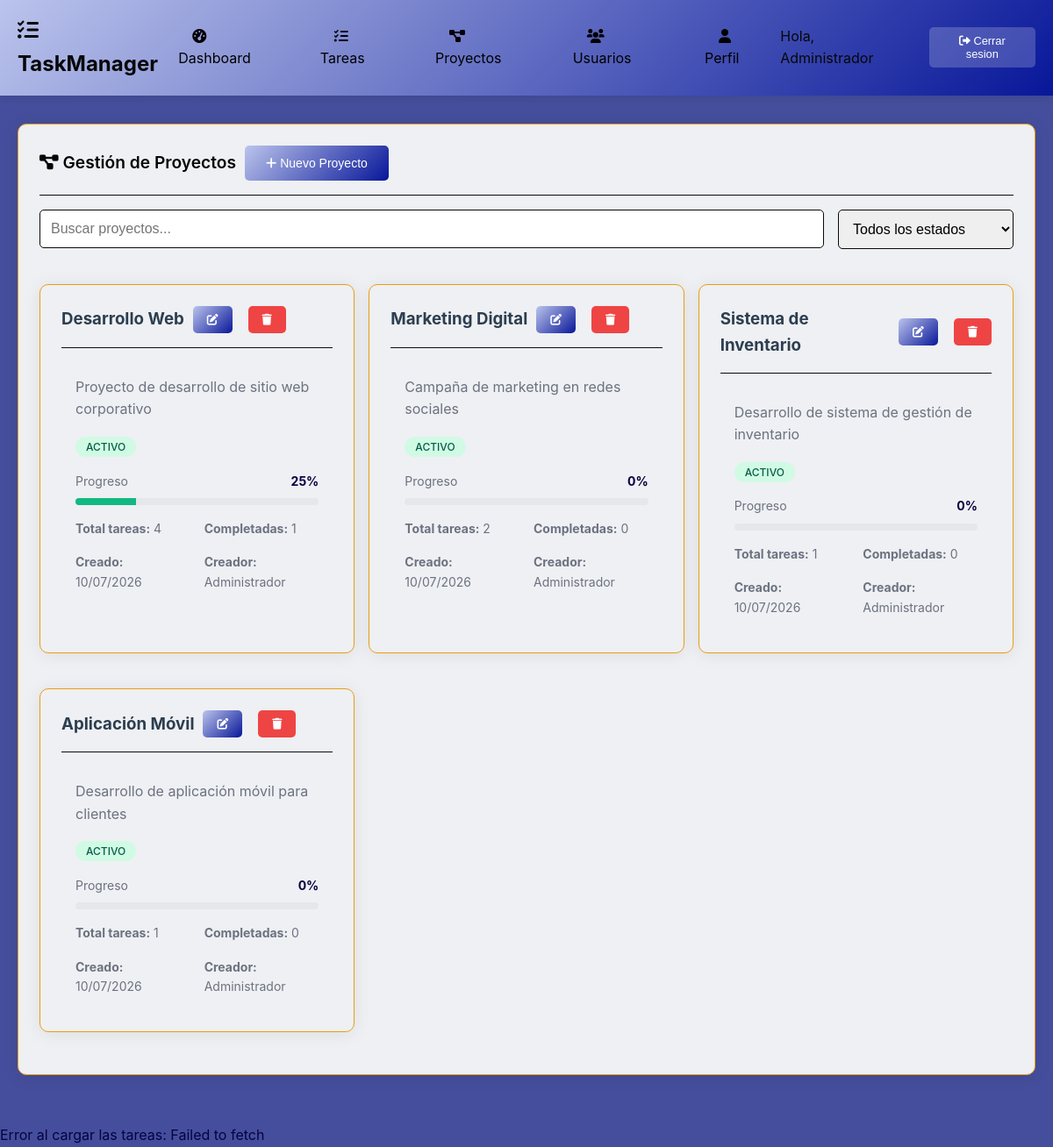
Screenshot of /pages/projects.php (signed in) with the database file from the repository.
### tables this page shows
CREATE TABLE projects (
    id INT PRIMARY KEY AUTO_INCREMENT,
    name VARCHAR(100) NOT NULL,
    description TEXT,
    status ENUM('active', 'completed', 'on_hold') DEFAULT 'active',
    created_by INT,
    created_at TIMESTAMP DEFAULT CURRENT_TIMESTAMP,
    updated_at TIMESTAMP DEFAULT CURRENT_TIMESTAMP ON UPDATE CURRENT_TIMESTAMP,
    FOREIGN KEY (created_by) REFERENCES users(id),
    UNIQUE KEY unique_project_name (name)
);

CREATE TABLE users (
    id INT PRIMARY KEY AUTO_INCREMENT,
    username VARCHAR(50) UNIQUE NOT NULL,
    email VARCHAR(100) UNIQUE NOT NULL,
    password VARCHAR(255) NOT NULL,
    full_name VARCHAR(100) NOT NULL,
    role ENUM('admin', 'member') DEFAULT 'member',
    last_login TIMESTAMP NULL,
    created_at TIMESTAMP DEFAULT CURRENT_TIMESTAMP,
    updated_at TIMESTAMP DEFAULT CURRENT_TIMESTAMP ON UPDATE CURRENT_TIMESTAMP,
    deleted_at TIMESTAMP NULL
);

### pages/projects.php (the view, shortened to what this page needs)
<?php
$statusMap = [
    'active' => 'Activo',
    'completed' => 'Completado',
    'on_hold' => 'En Pausa'
];
try {
    $db = new Database();
    $conn = $db->connect();
    $stmt = $conn->prepare("
        SELECT p.*,
               u.full_name as creator_name,
               COUNT(t.id) as task_count,
               SUM(CASE WHEN t.status = 'completed' THEN 1 ELSE 0 END) as completed_tasks
        FROM projects p
        LEFT JOIN users u ON p.created_by = u.id
        LEFT JOIN tasks t ON p.id = t.project_id
        GROUP BY p.id
        ORDER BY p.created_at DESC
    ");
    $stmt->execute();
    $projects = $stmt->fetchAll(PDO::FETCH_ASSOC);
} catch (Exception $e) {
    $error_message = 'Error al cargar datos: ' . $e->getMessage();
    $projects = [];
}
include '../includes/header.php';
?>
<div class="card">
    <div class="card-header">
        <h1 class="card-title"><i class="fas fa-project-diagram"></i> Gestión de Proyectos</h1>
        <button class="btn btn-primary" onclick="openProjectModal()">
            <i class="fas fa-plus"></i> Nuevo Proyecto
        </button>
    </div>
    <div class="filters" style="display: grid; grid-template-columns: 1fr 200px; gap: 1rem; margin-bottom: 1.5rem;">
        <div class="form-group">
            <input type="text" id="projectSearch" class="form-control" placeholder="Buscar proyectos...">
        </div>
        <div class="form-group">
            <select id="statusFilter" class="form-control">
                <option value="">Todos los estados</option>
            </select>
        </div>
    </div>
    <div class="projects-grid" id="projectsContainer" style="display: grid; grid-template-columns: repeat(auto-fill, minmax(350px, 1fr)); gap: 1rem;">
        <?php if (empty($projects)): ?>
            <p class="text-center">No hay proyectos para mostrar</p>
        <?php else: ?>
            <?php foreach ($projects as $project): ?>
                <div class="card" data-project-id="<?= htmlspecialchars($project['id']) ?>">
                    <div class="card-header">
                        <h3 style="margin: 0; color: #2c3e50;"><?= htmlspecialchars($project['name']) ?></h3>
                        <div style="display: flex; gap: 0.5rem;">
                            <button class="btn btn-sm btn-primary" onclick="projectManager.editProject(<?= $project['id'] ?>)">
                                <i class="fas fa-edit"></i>
                            </button>
                            <button class="btn btn-sm btn-danger" onclick="projectManager.deleteProject(<?= $project['id'] ?>)">
                                <i class="fas fa-trash"></i>
                            </button>
                        </div>
                    </div>
                    <div style="padding: 1rem;">
                        <p style="color: #6b7280; margin-bottom: 1rem;"><?= htmlspecialchars($project['description'] ?: 'Sin descripción') ?></p>
                        <div style="margin-bottom: 1rem;">
                            <span class="status-badge status-<?= htmlspecialchars($project['status']) ?>">
                                <?= $statusMap[$project['status']] ?? htmlspecialchars($project['status']) ?>
                            </span>
                        </div>
                        <?php
                        $taskCount = $project['task_count'] ?? 0;
                        $completedTasks = $project['completed_tasks'] ?? 0;
                        $progress = $taskCount > 0 ? round(($completedTasks / $taskCount) * 100) : 0;
                        ?>
                        <div style="margin-bottom: 1rem;">
                            <div style="display: flex; justify-content: space-between; align-items: center; margin-bottom: 0.5rem;">
                                <span style="font-size: 0.875rem; color: #6b7280;">Progreso</span>
                                <span style="font-size: 0.875rem; font-weight: bold;"><?= $progress ?>%</span>
                            </div>
                            <div style="background-color: #e5e7eb; height: 8px; border-radius: 4px; overflow: hidden;">
                                <div style="background-color: #10b981; height: 100%; width: <?= $progress ?>%; transition: width 0.3s;"></div>
                            </div>
                        </div>
                        <div style="display: grid; grid-template-columns: 1fr 1fr; gap: 1rem; font-size: 0.875rem; color: #6b7280;">
                            <div><strong>Total tareas:</strong> <?= $taskCount ?></div>
                            <div><strong>Completadas:</strong> <?= $completedTasks ?></div>
                            <div><strong>Creado:</strong> <?= date('d/m/Y', strtotime($project['created_at'])) ?></div>
                            <div><strong>Creador:</strong> <?= htmlspecialchars($project['creator_name'] ?? 'N/A') ?></div>
                        </div>
                    </div>
                </div>
            <?php endforeach; ?>
        <?php endif; ?>
    </div>
</div>
<?php
include '../includes/footer.php';
?>

### css/styles.css (style rules this page uses)
* { margin: 0; padding: 0; box-sizing: border-box; }
body { font-family: -apple-system, BlinkMacSystemFont, 'Segoe UI', Roboto, sans-serif; background-color: #08147cc0; color: #070241; line-height: 1.6; }
.card { background: rgb(239, 240, 243); border-radius: 10px; padding: 1.5rem; margin-bottom: 1.5rem; box-shadow: 0 2px 20px rgba(0,0,0,0.08); border: 1px solid #e79e15; }
.card-header { display: flex; justify-content: between; align-items: center; margin-bottom: 1rem; padding-bottom: 1rem; border-bottom: 1px solid #020e16; }
.card-title { font-size: 1.2rem; font-weight: 600; color: #050505; }
.form-group { margin-bottom: 1rem; }
.form-control { width: 100%; padding: 0.75rem; border: 1px solid #0a0a0a; border-radius: 5px; font-size: 1rem; transition: border-color 0.3s, box-shadow 0.3s; }
.btn { display: inline-block; margin-left: 10px; padding: 0.75rem 1.5rem; border: none; border-radius: 5px; cursor: pointer; text-decoration: none; font-size: 0.875rem; font-weight: 500; text-align: center; transition: all 0.3s; }
.btn-primary { background: linear-gradient(135deg, #bbc4ec 0%, #081799 100%); color: white; }
.btn-danger { background-color: #ef4444; color: white; }
.btn-sm { padding: 0.5rem 1rem; font-size: 0.8rem; }
.status-badge { padding: 0.25rem 0.75rem; border-radius: 20px; font-size: 0.75rem; font-weight: 500; text-transform: uppercase; }
.projects-grid { display: grid; grid-template-columns: repeat(auto-fill, minmax(350px, 1fr)); gap: 1rem; }
.status-active { background-color: #d1fae5; color: #065f46; }
.card { animation: fadeIn 0.3s ease-out; }

### rows the page displays
projects: name "Desarrollo Web", description "Proyecto de desarrollo de sitio web corporativo", status "ACTIVO", progress "25", taskCount "4", completedTasks "1", created_at "10/07/2026", created_by.full_name "Administrador"
projects: name "Marketing Digital", description "Campaña de marketing en redes sociales", status "ACTIVO", progress "0", taskCount "2", completedTasks "0", created_at "10/07/2026", created_by.full_name "Administrador"
projects: name "Sistema de Inventario", description "Desarrollo de sistema de gestión de inventario", status "ACTIVO", progress "0", taskCount "1", completedTasks "0", created_at "10/07/2026", created_by.full_name "Administrador"
projects: name "Aplicación Móvil", description "Desarrollo de aplicación móvil para clientes", status "ACTIVO", progress "0", taskCount "1", completedTasks "0", created_at "10/07/2026", created_by.full_name "Administrador"

### other values shown
$_SESSION['user_name'] "Administrador"
